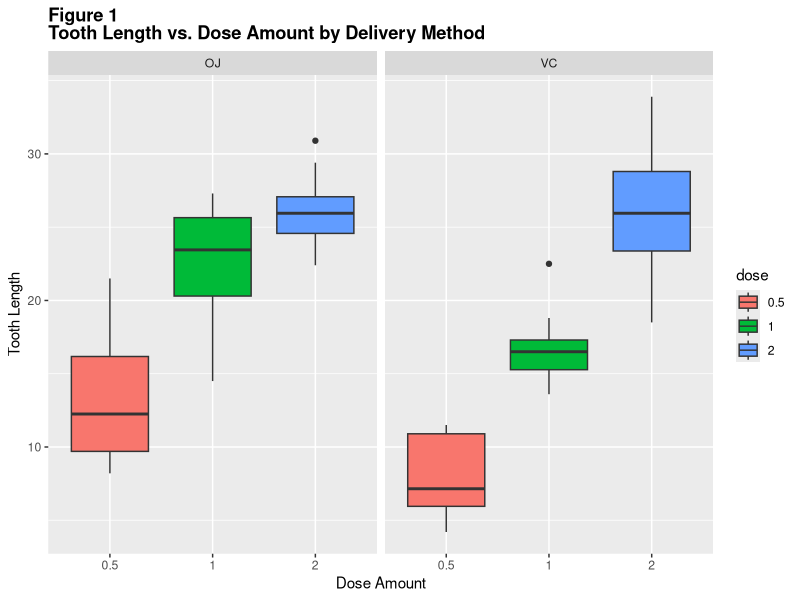
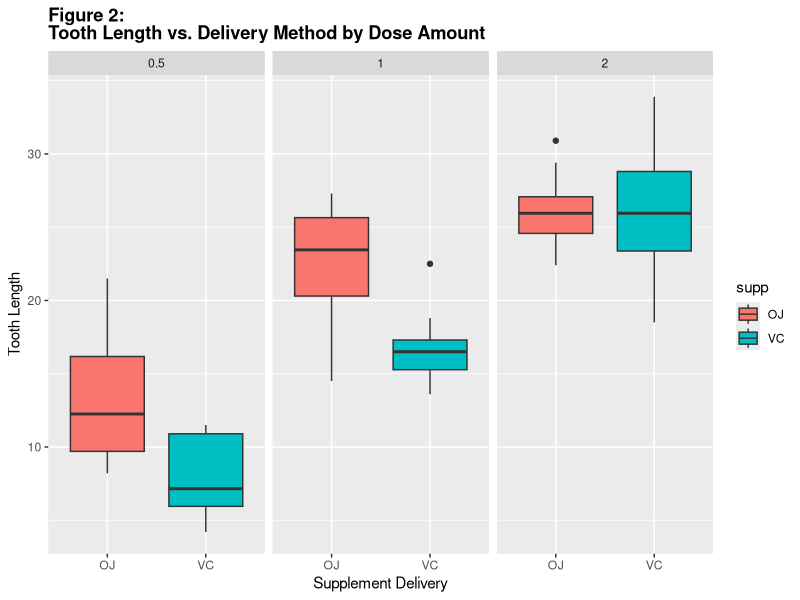

The R script that drew these images, in order:
## ---- chunk 1
library(ggplot2)
knitr::opts_chunk$set(echo = TRUE)
## ---- chunk 2
data("ToothGrowth")

#look at data structure
str(ToothGrowth)
## ---- chunk 3
summary(ToothGrowth)

head(ToothGrowth,5)
## ---- chunk 4
#display summary statistics from data
summary(ToothGrowth)

#display first 5 rows of data
head(ToothGrowth,5)
## ---- chunk 5
#display summary statistics from data
unique(ToothGrowth$len)

#Find the range to values for tooth length
cat("The range to tooth values is:", range(ToothGrowth$len))

#Show unique supplements
unique(ToothGrowth$supp)

#Find the unique values for dose
cat("The unique dose values is:", unique(ToothGrowth$dose))

#Find the range to values for dose
cat("The range to dose values is:", range(ToothGrowth$dose))
## ---- chunk 6
MeanSupp = split(ToothGrowth$len, ToothGrowth$supp)
sapply(MeanSupp, mean)
## ---- chunk 7
# Convert dose to a factor
ToothGrowth$dose<-as.factor(ToothGrowth$dose)

# Plot tooth length ('len') vs. the dose amount ('dose'), broken out by supplement delivery method ('supp')
ggplot(aes(x=dose, y=len), data=ToothGrowth) + geom_boxplot(aes(fill=dose)) + xlab("Dose Amount") + ylab("Tooth Length") + facet_grid(~ supp) + ggtitle("Figure 1 \nTooth Length vs. Dose Amount by Delivery Method") + 
     theme(plot.title = element_text(lineheight=.8, face="bold"))
## ---- chunk 8
ggplot(aes(x=supp, y=len), data=ToothGrowth) + geom_boxplot(aes(fill=supp)) + xlab("Supplement Delivery") + ylab("Tooth Length") + facet_grid(~ dose) + ggtitle("Figure 2: \nTooth Length vs. Delivery Method by Dose Amount") + 
     theme(plot.title = element_text(lineheight=.8, face="bold"))
## ---- chunk 9
len<-ToothGrowth$len
supp<-ToothGrowth$supp
dose<-ToothGrowth$dose

sapply(MeanSupp, var)
t.test(len[supp=="OJ"], len[supp=="VC"], paired = FALSE, var.equal = FALSE)
## ---- chunk 10
ToothGrowth_sub <- subset(ToothGrowth, ToothGrowth$dose %in% c(1.0,0.5))
t.test(len~dose,data=ToothGrowth_sub)
## ---- chunk 11
ToothGrowth_sub <- subset(ToothGrowth, ToothGrowth$dose %in% c(0.5,2.0))
t.test(len~dose,data=ToothGrowth_sub)
## ---- chunk 12
ToothGrowth_sub <- subset(ToothGrowth, ToothGrowth$dose %in% c(1.0,2.0))
t.test(len~dose,data=ToothGrowth_sub)
